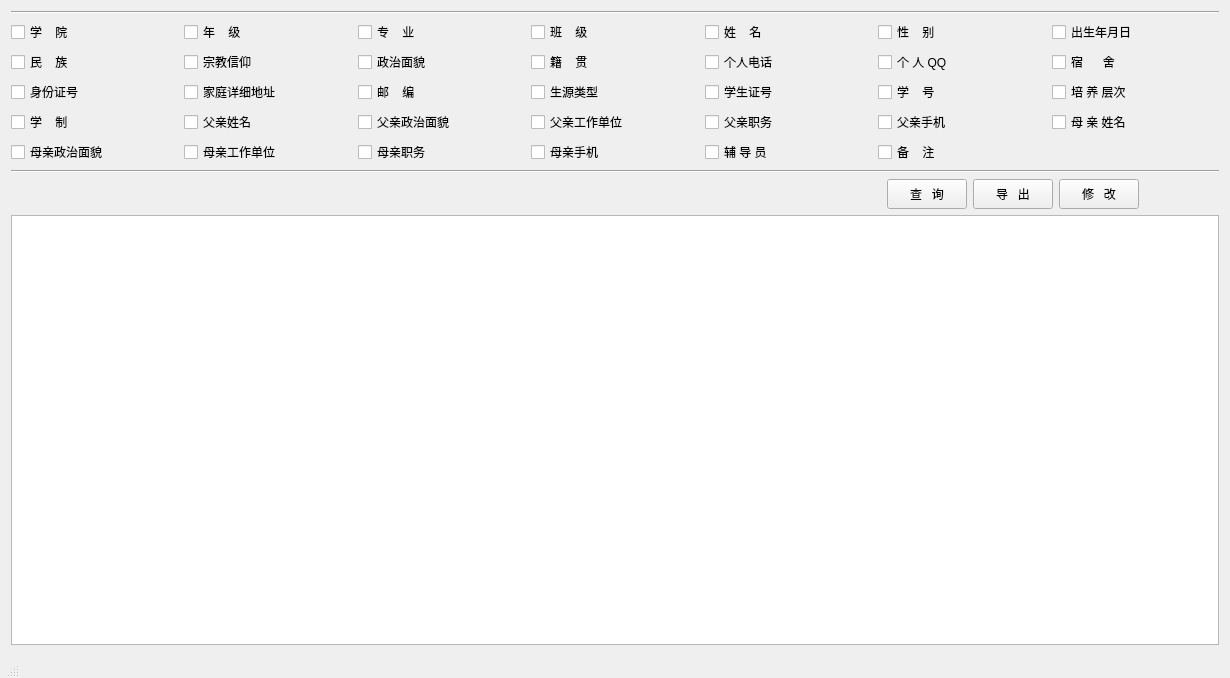
<?xml version="1.0" encoding="UTF-8"?>
<ui version="4.0">
 <class>MainWindow</class>
 <widget class="QMainWindow" name="MainWindow">
  <property name="geometry">
   <rect>
    <x>0</x>
    <y>0</y>
    <width>1230</width>
    <height>678</height>
   </rect>
  </property>
  <property name="windowTitle">
   <string>学生信息</string>
  </property>
  <property name="animated">
   <bool>false</bool>
  </property>
  <widget class="QWidget" name="centralWidget">
   <layout class="QVBoxLayout" name="verticalLayout_3">
    <item>
     <layout class="QVBoxLayout" name="verticalLayout_2">
      <item>
       <layout class="QVBoxLayout" name="verticalLayout">
        <item>
         <widget class="Line" name="line_3">
          <property name="orientation">
           <enum>Qt::Horizontal</enum>
          </property>
         </widget>
        </item>
        <item>
         <layout class="QGridLayout" name="gridLayout">
          <item row="0" column="0">
           <widget class="QCheckBox" name="checkBoxXueyuan">
            <property name="sizePolicy">
             <sizepolicy hsizetype="Minimum" vsizetype="Fixed">
              <horstretch>0</horstretch>
              <verstretch>0</verstretch>
             </sizepolicy>
            </property>
            <property name="text">
             <string>学    院</string>
            </property>
           </widget>
          </item>
          <item row="0" column="1">
           <widget class="QCheckBox" name="checkBoxNianji">
            <property name="sizePolicy">
             <sizepolicy hsizetype="Minimum" vsizetype="Fixed">
              <horstretch>0</horstretch>
              <verstretch>0</verstretch>
             </sizepolicy>
            </property>
            <property name="text">
             <string>年    级</string>
            </property>
           </widget>
          </item>
          <item row="0" column="2">
           <widget class="QCheckBox" name="checkBoxZhuanye">
            <property name="sizePolicy">
             <sizepolicy hsizetype="Minimum" vsizetype="Fixed">
              <horstretch>0</horstretch>
              <verstretch>0</verstretch>
             </sizepolicy>
            </property>
            <property name="text">
             <string>专    业</string>
            </property>
           </widget>
          </item>
          <item row="0" column="3">
           <widget class="QCheckBox" name="checkBoxBanji">
            <property name="sizePolicy">
             <sizepolicy hsizetype="Minimum" vsizetype="Fixed">
              <horstretch>0</horstretch>
              <verstretch>0</verstretch>
             </sizepolicy>
            </property>
            <property name="text">
             <string>班    级</string>
            </property>
           </widget>
          </item>
          <item row="0" column="4">
           <widget class="QCheckBox" name="checkBoxXingming">
            <property name="sizePolicy">
             <sizepolicy hsizetype="Minimum" vsizetype="Fixed">
              <horstretch>0</horstretch>
              <verstretch>0</verstretch>
             </sizepolicy>
            </property>
            <property name="text">
             <string>姓    名</string>
            </property>
           </widget>
          </item>
          <item row="0" column="5">
           <widget class="QCheckBox" name="checkBoxXingbie">
            <property name="sizePolicy">
             <sizepolicy hsizetype="Minimum" vsizetype="Fixed">
              <horstretch>0</horstretch>
              <verstretch>0</verstretch>
             </sizepolicy>
            </property>
            <property name="text">
             <string>性    别</string>
            </property>
           </widget>
          </item>
          <item row="0" column="6">
           <widget class="QCheckBox" name="checkBoxChusheng">
            <property name="sizePolicy">
             <sizepolicy hsizetype="Minimum" vsizetype="Fixed">
              <horstretch>0</horstretch>
              <verstretch>0</verstretch>
             </sizepolicy>
            </property>
            <property name="text">
             <string>出生年月日</string>
            </property>
           </widget>
          </item>
          <item row="1" column="0">
           <widget class="QCheckBox" name="checkBoxMinzhu">
            <property name="text">
             <string>民    族</string>
            </property>
           </widget>
          </item>
          <item row="1" column="1">
           <widget class="QCheckBox" name="checkBoxZongjiao">
            <property name="text">
             <string>宗教信仰</string>
            </property>
           </widget>
          </item>
          <item row="1" column="2">
           <widget class="QCheckBox" name="checkBoxZhengzhi">
            <property name="text">
             <string>政治面貌</string>
            </property>
           </widget>
          </item>
          <item row="1" column="3">
           <widget class="QCheckBox" name="checkBoxJiguan">
            <property name="text">
             <string>籍    贯</string>
            </property>
           </widget>
          </item>
          <item row="1" column="4">
           <widget class="QCheckBox" name="checkBoxPhone">
            <property name="text">
             <string>个人电话</string>
            </property>
           </widget>
          </item>
          <item row="1" column="5">
           <widget class="QCheckBox" name="checkBox_10">
            <property name="text">
             <string>个 人 QQ</string>
            </property>
           </widget>
          </item>
          <item row="1" column="6">
           <widget class="QCheckBox" name="checkBoxSushe">
            <property name="sizePolicy">
             <sizepolicy hsizetype="Minimum" vsizetype="Fixed">
              <horstretch>0</horstretch>
              <verstretch>0</verstretch>
             </sizepolicy>
            </property>
            <property name="text">
             <string>宿      舍</string>
            </property>
           </widget>
          </item>
          <item row="2" column="0">
           <widget class="QCheckBox" name="checkBox_16">
            <property name="text">
             <string>身份证号</string>
            </property>
           </widget>
          </item>
          <item row="2" column="1">
           <widget class="QCheckBox" name="checkBoxHomeaddress">
            <property name="text">
             <string>家庭详细地址</string>
            </property>
           </widget>
          </item>
          <item row="2" column="2">
           <widget class="QCheckBox" name="checkBoxYoubian">
            <property name="text">
             <string>邮    编</string>
            </property>
           </widget>
          </item>
          <item row="2" column="3">
           <widget class="QCheckBox" name="checkBoxShengyuan">
            <property name="text">
             <string>生源类型</string>
            </property>
           </widget>
          </item>
          <item row="2" column="4">
           <widget class="QCheckBox" name="checkBoxNumber">
            <property name="text">
             <string>学生证号</string>
            </property>
           </widget>
          </item>
          <item row="2" column="5">
           <widget class="QCheckBox" name="checkBoxXuehao">
            <property name="text">
             <string>学    号</string>
            </property>
           </widget>
          </item>
          <item row="2" column="6">
           <widget class="QCheckBox" name="checkBoxPeiyangcengci">
            <property name="sizePolicy">
             <sizepolicy hsizetype="Minimum" vsizetype="Fixed">
              <horstretch>0</horstretch>
              <verstretch>0</verstretch>
             </sizepolicy>
            </property>
            <property name="text">
             <string>培 养 层次</string>
            </property>
           </widget>
          </item>
          <item row="3" column="0">
           <widget class="QCheckBox" name="checkBoxXuezhi">
            <property name="text">
             <string>学    制</string>
            </property>
           </widget>
          </item>
          <item row="3" column="1">
           <widget class="QCheckBox" name="checkBoxFather">
            <property name="text">
             <string>父亲姓名</string>
            </property>
           </widget>
          </item>
          <item row="3" column="2">
           <widget class="QCheckBox" name="checkBoxFZhengzhimianmao">
            <property name="text">
             <string>父亲政治面貌</string>
            </property>
           </widget>
          </item>
          <item row="3" column="3">
           <widget class="QCheckBox" name="checkBoxFGongzuoaddr">
            <property name="text">
             <string>父亲工作单位</string>
            </property>
           </widget>
          </item>
          <item row="3" column="4">
           <widget class="QCheckBox" name="checkBoxFZhiwu">
            <property name="text">
             <string>父亲职务</string>
            </property>
           </widget>
          </item>
          <item row="3" column="5">
           <widget class="QCheckBox" name="checkBoxFPhone">
            <property name="text">
             <string>父亲手机</string>
            </property>
           </widget>
          </item>
          <item row="3" column="6">
           <widget class="QCheckBox" name="checkBoxMother">
            <property name="sizePolicy">
             <sizepolicy hsizetype="Minimum" vsizetype="Fixed">
              <horstretch>0</horstretch>
              <verstretch>0</verstretch>
             </sizepolicy>
            </property>
            <property name="text">
             <string>母 亲 姓名</string>
            </property>
           </widget>
          </item>
          <item row="4" column="0">
           <widget class="QCheckBox" name="checkBoxMZhengzhimianmao">
            <property name="text">
             <string>母亲政治面貌</string>
            </property>
           </widget>
          </item>
          <item row="4" column="1">
           <widget class="QCheckBox" name="checkBoxMGongzuoaddress">
            <property name="text">
             <string>母亲工作单位</string>
            </property>
           </widget>
          </item>
          <item row="4" column="2">
           <widget class="QCheckBox" name="checkBoxMZhiwu">
            <property name="text">
             <string>母亲职务</string>
            </property>
           </widget>
          </item>
          <item row="4" column="3">
           <widget class="QCheckBox" name="checkBoxMPhone">
            <property name="text">
             <string>母亲手机</string>
            </property>
           </widget>
          </item>
          <item row="4" column="4">
           <widget class="QCheckBox" name="checkBoxFudaoyuan">
            <property name="text">
             <string>辅 导 员</string>
            </property>
           </widget>
          </item>
          <item row="4" column="5">
           <widget class="QCheckBox" name="checkBoxBeizhu">
            <property name="text">
             <string>备    注</string>
            </property>
           </widget>
          </item>
          <item row="4" column="6">
           <widget class="QLabel" name="label">
            <property name="text">
             <string/>
            </property>
           </widget>
          </item>
         </layout>
        </item>
        <item>
         <widget class="Line" name="line">
          <property name="orientation">
           <enum>Qt::Horizontal</enum>
          </property>
         </widget>
        </item>
       </layout>
      </item>
      <item>
       <layout class="QHBoxLayout" name="horizontalLayout">
        <item>
         <spacer name="horizontalSpacer">
          <property name="orientation">
           <enum>Qt::Horizontal</enum>
          </property>
          <property name="sizeHint" stdset="0">
           <size>
            <width>40</width>
            <height>20</height>
           </size>
          </property>
         </spacer>
        </item>
        <item>
         <widget class="QPushButton" name="pushButton">
          <property name="sizePolicy">
           <sizepolicy hsizetype="Fixed" vsizetype="Fixed">
            <horstretch>0</horstretch>
            <verstretch>0</verstretch>
           </sizepolicy>
          </property>
          <property name="minimumSize">
           <size>
            <width>30</width>
            <height>30</height>
           </size>
          </property>
          <property name="text">
           <string>查   询</string>
          </property>
         </widget>
        </item>
        <item>
         <widget class="QPushButton" name="pushButton_2">
          <property name="sizePolicy">
           <sizepolicy hsizetype="Fixed" vsizetype="Fixed">
            <horstretch>0</horstretch>
            <verstretch>0</verstretch>
           </sizepolicy>
          </property>
          <property name="minimumSize">
           <size>
            <width>30</width>
            <height>30</height>
           </size>
          </property>
          <property name="text">
           <string>导   出</string>
          </property>
         </widget>
        </item>
        <item>
         <widget class="QPushButton" name="pushButton_3">
          <property name="sizePolicy">
           <sizepolicy hsizetype="Fixed" vsizetype="Fixed">
            <horstretch>0</horstretch>
            <verstretch>0</verstretch>
           </sizepolicy>
          </property>
          <property name="minimumSize">
           <size>
            <width>30</width>
            <height>30</height>
           </size>
          </property>
          <property name="text">
           <string>修   改</string>
          </property>
         </widget>
        </item>
        <item>
         <spacer name="horizontalSpacer_2">
          <property name="orientation">
           <enum>Qt::Horizontal</enum>
          </property>
          <property name="sizeType">
           <enum>QSizePolicy::Fixed</enum>
          </property>
          <property name="sizeHint" stdset="0">
           <size>
            <width>80</width>
            <height>20</height>
           </size>
          </property>
         </spacer>
        </item>
       </layout>
      </item>
      <item>
       <widget class="QTableWidget" name="tableWidget"/>
      </item>
     </layout>
    </item>
   </layout>
   <zorder>checkBoxXueyuan</zorder>
   <zorder>checkBoxNianji</zorder>
   <zorder>checkBoxZhuanye</zorder>
   <zorder>checkBoxBanji</zorder>
   <zorder>checkBoxXingming</zorder>
   <zorder>checkBoxXingbie</zorder>
   <zorder>checkBoxChusheng</zorder>
   <zorder>checkBoxSushe</zorder>
   <zorder>checkBoxMinzhu</zorder>
   <zorder>checkBox_10</zorder>
   <zorder>checkBoxZhengzhi</zorder>
   <zorder>checkBoxJiguan</zorder>
   <zorder>checkBoxPhone</zorder>
   <zorder>checkBoxZongjiao</zorder>
   <zorder>checkBoxFather</zorder>
   <zorder>checkBox_16</zorder>
   <zorder>checkBoxPeiyangcengci</zorder>
   <zorder>checkBoxXuehao</zorder>
   <zorder>checkBoxFZhengzhimianmao</zorder>
   <zorder>checkBoxFZhiwu</zorder>
   <zorder>checkBoxYoubian</zorder>
   <zorder>checkBoxShengyuan</zorder>
   <zorder>checkBoxXuezhi</zorder>
   <zorder>checkBoxFPhone</zorder>
   <zorder>checkBoxNumber</zorder>
   <zorder>checkBoxHomeaddress</zorder>
   <zorder>checkBoxMother</zorder>
   <zorder>checkBoxFGongzuoaddr</zorder>
   <zorder>checkBoxMPhone</zorder>
   <zorder>checkBoxMZhengzhimianmao</zorder>
   <zorder>checkBoxFudaoyuan</zorder>
   <zorder>checkBoxMGongzuoaddress</zorder>
   <zorder>checkBoxMZhiwu</zorder>
   <zorder>tableWidget</zorder>
   <zorder></zorder>
   <zorder>pushButton</zorder>
   <zorder></zorder>
   <zorder>label</zorder>
   <zorder>label_2</zorder>
   <zorder>label_3</zorder>
   <zorder>label_4</zorder>
   <zorder>label_5</zorder>
   <zorder>label_6</zorder>
   <zorder>label_7</zorder>
   <zorder>label_8</zorder>
   <zorder>pushButton_3</zorder>
   <zorder>checkBoxMPhone</zorder>
   <zorder></zorder>
   <zorder>line</zorder>
   <zorder>line_3</zorder>
  </widget>
  <widget class="QMenuBar" name="menuBar">
   <property name="geometry">
    <rect>
     <x>0</x>
     <y>0</y>
     <width>1230</width>
     <height>23</height>
    </rect>
   </property>
  </widget>
  <widget class="QToolBar" name="mainToolBar">
   <property name="enabled">
    <bool>false</bool>
   </property>
   <property name="maximumSize">
    <size>
     <width>0</width>
     <height>0</height>
    </size>
   </property>
   <property name="movable">
    <bool>false</bool>
   </property>
   <property name="allowedAreas">
    <set>Qt::NoToolBarArea</set>
   </property>
   <property name="iconSize">
    <size>
     <width>0</width>
     <height>0</height>
    </size>
   </property>
   <property name="floatable">
    <bool>false</bool>
   </property>
   <attribute name="toolBarArea">
    <enum>TopToolBarArea</enum>
   </attribute>
   <attribute name="toolBarBreak">
    <bool>false</bool>
   </attribute>
  </widget>
  <widget class="QStatusBar" name="statusBar">
   <property name="sizePolicy">
    <sizepolicy hsizetype="Fixed" vsizetype="Fixed">
     <horstretch>0</horstretch>
     <verstretch>0</verstretch>
    </sizepolicy>
   </property>
  </widget>
 </widget>
 <layoutdefault spacing="6" margin="11"/>
 <resources/>
 <connections/>
</ui>
